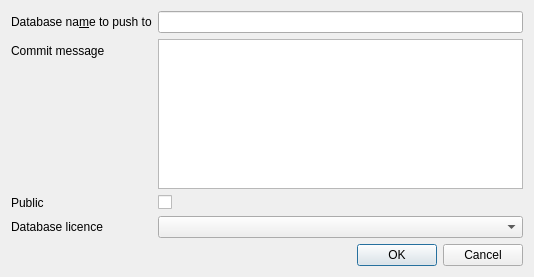
<?xml version="1.0" encoding="UTF-8"?>
<ui version="4.0">
 <class>RemotePushDialog</class>
 <widget class="QDialog" name="RemotePushDialog">
  <property name="geometry">
   <rect>
    <x>0</x>
    <y>0</y>
    <width>534</width>
    <height>277</height>
   </rect>
  </property>
  <property name="windowTitle">
   <string>Push database</string>
  </property>
  <layout class="QVBoxLayout" name="verticalLayout">
   <item>
    <layout class="QFormLayout" name="formLayout">
     <item row="0" column="0">
      <widget class="QLabel" name="label">
       <property name="text">
        <string>Database na&amp;me to push to</string>
       </property>
       <property name="buddy">
        <cstring>editName</cstring>
       </property>
      </widget>
     </item>
     <item row="0" column="1">
      <widget class="QLineEdit" name="editName">
       <property name="maxLength">
        <number>256</number>
       </property>
      </widget>
     </item>
     <item row="1" column="0">
      <widget class="QLabel" name="label_3">
       <property name="text">
        <string>Commit message</string>
       </property>
       <property name="buddy">
        <cstring>editCommitMessage</cstring>
       </property>
      </widget>
     </item>
     <item row="1" column="1">
      <widget class="QTextEdit" name="editCommitMessage">
       <property name="html">
        <string>&lt;!DOCTYPE HTML PUBLIC &quot;-//W3C//DTD HTML 4.0//EN&quot; &quot;http://www.w3.org/TR/REC-html40/strict.dtd&quot;&gt;
&lt;html&gt;&lt;head&gt;&lt;meta name=&quot;qrichtext&quot; content=&quot;1&quot; /&gt;&lt;style type=&quot;text/css&quot;&gt;
p, li { white-space: pre-wrap; }
&lt;/style&gt;&lt;/head&gt;&lt;body style=&quot; font-family:'Oxygen-Sans'; font-size:10pt; font-weight:400; font-style:normal;&quot;&gt;
&lt;p style=&quot;-qt-paragraph-type:empty; margin-top:0px; margin-bottom:0px; margin-left:0px; margin-right:0px; -qt-block-indent:0; text-indent:0px;&quot;&gt;&lt;br /&gt;&lt;/p&gt;&lt;/body&gt;&lt;/html&gt;</string>
       </property>
       <property name="acceptRichText">
        <bool>false</bool>
       </property>
      </widget>
     </item>
     <item row="3" column="0">
      <widget class="QLabel" name="label_2">
       <property name="text">
        <string>Database licence</string>
       </property>
       <property name="buddy">
        <cstring>comboLicence</cstring>
       </property>
      </widget>
     </item>
     <item row="3" column="1">
      <widget class="QComboBox" name="comboLicence">
       <property name="sizePolicy">
        <sizepolicy hsizetype="Expanding" vsizetype="Fixed">
         <horstretch>0</horstretch>
         <verstretch>0</verstretch>
        </sizepolicy>
       </property>
      </widget>
     </item>
     <item row="2" column="0">
      <widget class="QLabel" name="label_4">
       <property name="text">
        <string>Public</string>
       </property>
       <property name="buddy">
        <cstring>checkPublic</cstring>
       </property>
      </widget>
     </item>
     <item row="2" column="1">
      <widget class="QCheckBox" name="checkPublic"/>
     </item>
    </layout>
   </item>
   <item>
    <widget class="QDialogButtonBox" name="buttonBox">
     <property name="orientation">
      <enum>Qt::Horizontal</enum>
     </property>
     <property name="standardButtons">
      <set>QDialogButtonBox::Cancel|QDialogButtonBox::Ok</set>
     </property>
    </widget>
   </item>
  </layout>
 </widget>
 <tabstops>
  <tabstop>editName</tabstop>
  <tabstop>editCommitMessage</tabstop>
  <tabstop>checkPublic</tabstop>
  <tabstop>comboLicence</tabstop>
 </tabstops>
 <resources/>
 <connections>
  <connection>
   <sender>buttonBox</sender>
   <signal>accepted()</signal>
   <receiver>RemotePushDialog</receiver>
   <slot>accept()</slot>
   <hints>
    <hint type="sourcelabel">
     <x>248</x>
     <y>254</y>
    </hint>
    <hint type="destinationlabel">
     <x>157</x>
     <y>274</y>
    </hint>
   </hints>
  </connection>
  <connection>
   <sender>buttonBox</sender>
   <signal>rejected()</signal>
   <receiver>RemotePushDialog</receiver>
   <slot>reject()</slot>
   <hints>
    <hint type="sourcelabel">
     <x>316</x>
     <y>260</y>
    </hint>
    <hint type="destinationlabel">
     <x>286</x>
     <y>274</y>
    </hint>
   </hints>
  </connection>
  <connection>
   <sender>editName</sender>
   <signal>textChanged(QString)</signal>
   <receiver>RemotePushDialog</receiver>
   <slot>checkInput()</slot>
   <hints>
    <hint type="sourcelabel">
     <x>201</x>
     <y>25</y>
    </hint>
    <hint type="destinationlabel">
     <x>217</x>
     <y>3</y>
    </hint>
   </hints>
  </connection>
  <connection>
   <sender>checkPublic</sender>
   <signal>toggled(bool)</signal>
   <receiver>RemotePushDialog</receiver>
   <slot>checkInput()</slot>
   <hints>
    <hint type="sourcelabel">
     <x>171</x>
     <y>176</y>
    </hint>
    <hint type="destinationlabel">
     <x>210</x>
     <y>175</y>
    </hint>
   </hints>
  </connection>
  <connection>
   <sender>editCommitMessage</sender>
   <signal>textChanged()</signal>
   <receiver>RemotePushDialog</receiver>
   <slot>checkInput()</slot>
   <hints>
    <hint type="sourcelabel">
     <x>175</x>
     <y>113</y>
    </hint>
    <hint type="destinationlabel">
     <x>91</x>
     <y>111</y>
    </hint>
   </hints>
  </connection>
 </connections>
 <slots>
  <slot>checkInput()</slot>
 </slots>
</ui>
